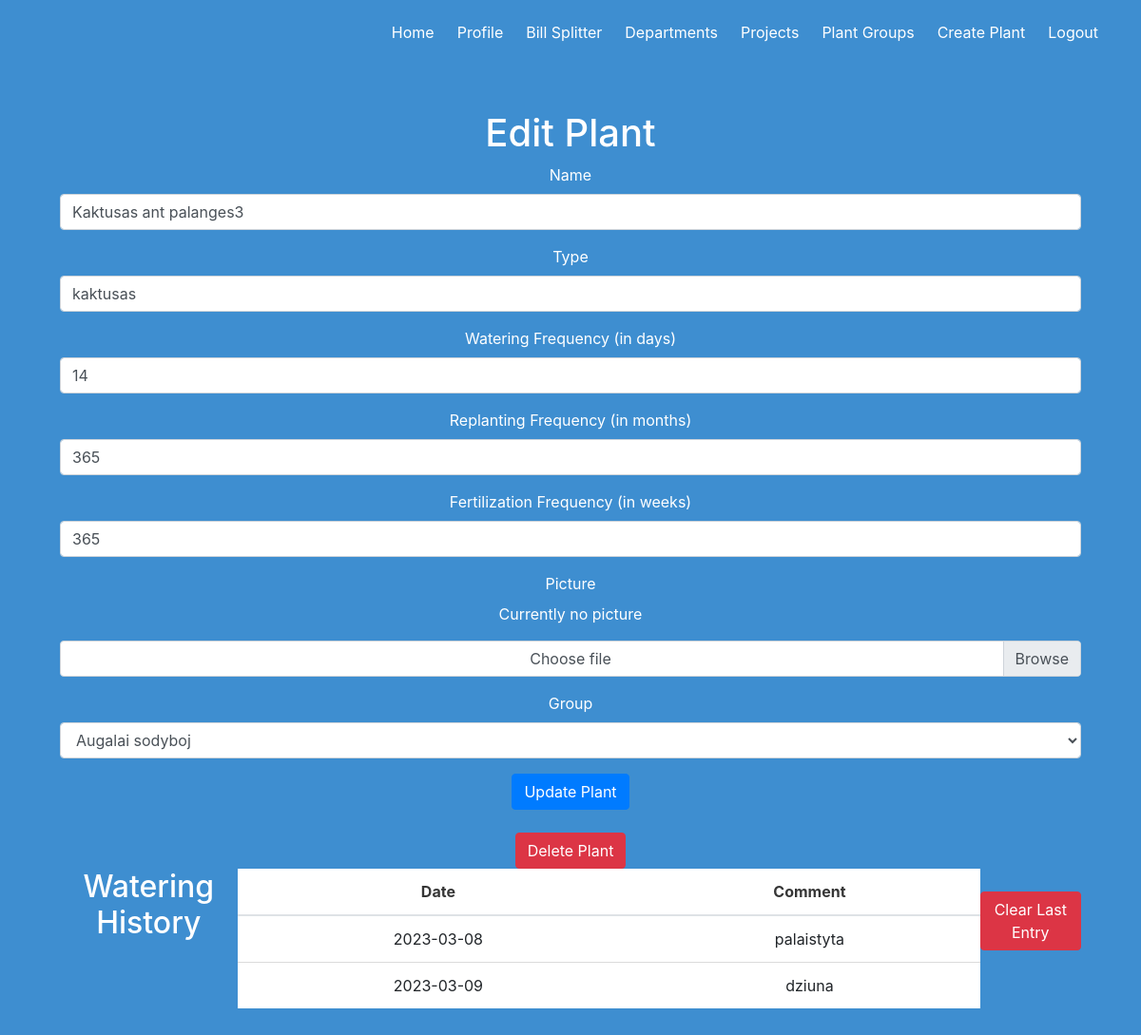
The app's page /plants/plant_single_edit/2 (signed in) with its own data.
### project/models.py (models this page shows)
class PlantSingle(db.Model):
    id = db.Column(db.Integer, primary_key=True)
    name = db.Column(db.String(255), nullable=False)
    type = db.Column(db.String(255))
    picture = db.Column(db.String(1000))
    watering_frequency = db.Column(db.Integer, nullable=False)
    replanting_frequency = db.Column(db.Integer)
    fertilizations_frequency = db.Column(db.Integer)

class PlantWateringHistory(db.Model):
    id = db.Column(db.Integer, primary_key=True)
    plant_id = db.Column(db.Integer, db.ForeignKey('plant_single.id'))
    date = db.Column(db.Date, nullable=False)
    comment = db.Column(db.String(1000))
    plant = db.relationship('PlantSingle', backref=db.backref('watering_history', lazy=True))

### project/plants.py (the view, shortened to what this page needs)
@plants_bp.route('/plant_single_edit/<int:plant_id>', methods=['GET', 'POST'])
@login_required
def plant_single_edit(plant_id):
    plant_groups = PlantGroup.query.join(PlantGroupUsers).filter(
        PlantGroupUsers.user_id == current_user.id
    ).all()
    plant = PlantSingle.query.filter_by(id=plant_id).first()
    group_users = PlantGroupUsers.query.filter_by(user_id=current_user.id).all()
    if not plant or not any(
        intermediary.plant_group_id in [group_user.plant_group_id for group_user in group_users]
        for intermediary in plant.group_intermediaries
    ):
        flash('Plant not found.', 'error')
        return redirect(url_for('plants.plant_groups'))
    group_ids = [intermediary.plant_group_id for intermediary in plant.group_intermediaries]
    return render_template("plant_single_edit.html", plant=plant, groups=plant_groups, app=current_app)

### project/templates/plant_single_edit.html (shortened to what this page needs)
{% extends "base.html" %} {% block content %}
<div>
  <h1>Edit Plant</h1>
  <form method="POST" enctype="multipart/form-data">
    <div class="form-group">
      <label for="plant_name">Name</label>
      <input
        type="text"
        class="form-control"
        id="plant_name"
        name="plant_name"
        value="{{ plant.name }}"
      />
    </div>
    <div class="form-group">
      <label for="plant_type">Type</label>
      <input
        type="text"
        class="form-control"
        id="plant_type"
        name="plant_type"
        value="{{ plant.type }}"
      />
    </div>
    <div class="form-group">
      <label for="watering_frequency">Watering Frequency (in days)</label>
      <input
        type="number"
        class="form-control"
        id="watering_frequency"
        name="watering_frequency"
        value="{{ plant.watering_frequency }}"
      />
    </div>
    <div class="form-group">
      <label for="replanting_frequency">Replanting Frequency (in months)</label>
      <input
        type="number"
        class="form-control"
        id="replanting_frequency"
        name="replanting_frequency"
        value="{{ plant.replanting_frequency }}"
      />
    </div>
    <div class="form-group">
      <label for="fertilization_frequency"
        >Fertilization Frequency (in weeks)</label
      >
      <input
        type="number"
        class="form-control"
        id="fertilization_frequency"
        name="fertilization_frequency"
        value="{{ plant.fertilizations_frequency }}"
      />
    </div>
    <div class="form-group">
      <label for="plant_picture">Picture</label>
      {% if plant and plant.picture %}
      <div class="mt-3 mb-3">
        <img
          src="{{ url_for('static', filename=plant.picture) }}"
          alt="{{ plant.name }}"
          style="max-height: 300px"
        />
      </div>
      {% else %}
      <p>Currently no picture</p>
      {% endif %}
      <div class="input-group">
        <div class="custom-file">
          <label class="custom-file-label" for="plant_picture"
            >Choose file</label
          >
        </div>
      </div>
    </div>
    <div class="form-group">
      <label for="plant_group">Group</label>
      <select class="form-control" id="plant_group" name="plant_group">
        {% for group in groups %} {% if group.id in group_ids %}
        <option value="{{ group.id }}" selected>{{ group.name }}</option>
        {% else %}
        <option value="{{ group.id }}">{{ group.name }}</option>
        {% endif %} {% endfor %}
      </select>
    </div>
    <button type="submit" class="btn btn-primary">Update Plant</button>
  </form>
  <form
    method="POST"
    class="mt-4"
    onsubmit="return confirm('Are you sure you want to delete this plant?');"
  >
    <button type="submit" class="btn btn-danger">Delete Plant</button>
  </form>
</div>
<div class="d-flex justify-content-center">
  {% if plant.watering_history %}
  <h2>Watering History</h2>
  <table class="table mx-auto">
    <thead>
      <tr>
        <th>Date</th>
        <th>Comment</th>
      </tr>
    </thead>
    <tbody>
      {% for entry in plant.watering_history %}
      <tr>
        <td>{{ entry.date }}</td>
        <td>{{ entry.comment }}</td>
      </tr>
      {% endfor %}
    </tbody>
  </table>
  <form
    method="POST"
    action="{{ url_for('plants.clear_last_entry', plant_id=plant.id) }}"
    class="mt-4"
    onsubmit="return confirm('Are you sure you want to delete the last watering history entry for this plant?');"
  >
    <button type="submit" class="btn btn-danger">Clear Last Entry</button>
  </form>
  {% else %}
  <p>Plant has not been watered yet.</p>
  {% endif %}
</div>
{% endblock %}

### records on screen
PlantSingle: plant_name "Kaktusas ant palanges3", plant_type "kaktusas", watering_frequency "14", replanting_frequency "365", fertilization_frequency "365"
PlantWateringHistory: date "2023-03-08", comment "palaistyta"
PlantWateringHistory: date "2023-03-09", comment "dziuna"

### other values on screen
form field plant_group "Augalai sodyboj"
